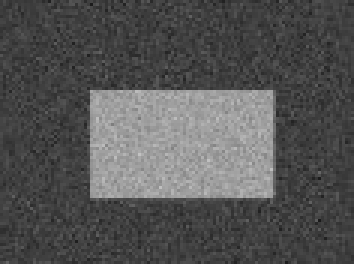
#> input picture pictures/noisy.jpg, 118 x 88 px, found by its file name (shown 3 times larger)
$ python '4.2.3-Otsu'"'"'s_Binarization.py'
#> lines starting #> are read from the running program, lines starting #| are printed output that depends on the picture; after the words box and inside, x2 and y2 are one past the last pixel; in counts of white or black regions, pixels touching at a corner belong together
# coding: utf-8
import numpy as np
from cv2 import cv2
import matplotlib.pyplot as plt

img = cv2.imread(r'pictures\noisy.jpg', 0)
#> img is the input picture: shape (88, 118); min 26, max 194, mean 84.2

# thresh v. 使脱粒
# global thresholding
ret_1, th_1 = cv2.threshold(img, 127, 255, cv2.THRESH_BINARY)
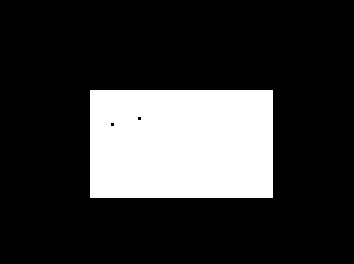
#> th_1: shape (88, 118) (shown 3 times larger); 21.1% white; 1 white region, box (x1, y1, x2, y2) and area: (30, 30, 91, 66) 2194

# Otsu's thresholding
ret_2, th_2 = cv2.threshold(img, 0, 255, cv2.THRESH_BINARY + cv2.THRESH_OTSU)
#> th_2: shape (88, 118); 21.2% white; 1 white region, box (x1, y1, x2, y2) and area: (30, 30, 92, 66) 2204
#> ret_2 = 111

# Otsu's thresholding after Gaussian filtering
blur = cv2.GaussianBlur(img, (5, 5), 0)
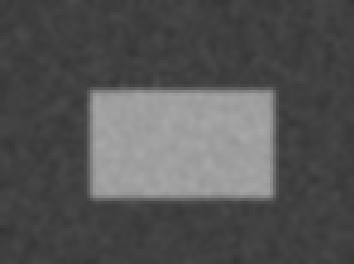
#> blur: shape (88, 118) (shown 3 times larger); min 51, max 168, mean 84.2
ret_3, th_3 = cv2.threshold(blur, 0, 255, cv2.THRESH_BINARY + cv2.THRESH_OTSU)
#> th_3: shape (88, 118); 21.2% white; 1 white region, box (x1, y1, x2, y2) and area: (30, 30, 92, 66) 2201
#> ret_3 = 110

# plot all the images and their histograms
images = [img, 0, th_1,
          img, 0, th_2,
          blur, 0, th_3]
titles = ['Original Noisy Image', 'Histogram', 'Global Thresholding (v=127)',
          'Original Noisy Image', 'Histogram', "Otsu's Thresholding",
          'Gaussian filtered Image', 'Histogram', "Otsu's Thresholding"]

for i in range(3):
    plt.subplot(3, 3, i*3+1), plt.imshow(images[i*3], 'gray')
    plt.title(titles[i*3+0]), plt.xticks([]), plt.yticks([])
    plt.subplot(3, 3, i*3+2), plt.hist(images[i*3].ravel(), 256)
    plt.title(titles[i*3+1]), plt.xticks([]), plt.yticks([])
    plt.subplot(3, 3, i*3+3), plt.imshow(images[i*3+2], 'gray')
    plt.title(titles[i*3+2]), plt.xticks([]), plt.yticks([])
plt.show()
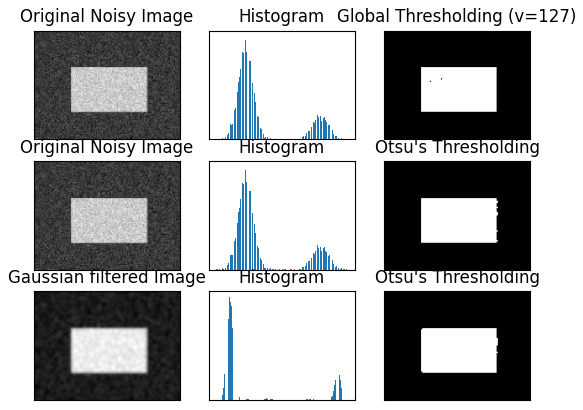
#> figure drawn by matplotlib, 9 panels

# plt.hist(x, bins=None, range=None, density=False, weights=None, cumulative=False, bottom=None, histtype='bar', align='mid', orientation='vertical', rwidth=None, log=False, color=None, label=None, stacked=False, *, data=None, **kwargs)
# Compute and draw the histogram of x. The return value is a tuple (n, bins, patches) or ([n0, n1, ...], bins, [patches0, patches1,...]) if the input contains multiple data. See the documentation of the weights parameter to draw a histogram of already-binned data.

# Multiple data can be provided via x as a list of datasets of potentially different length ([x0, x1, ...]), or as a 2-D ndarray in which each column is a dataset. Note that the ndarray form is transposed relative to the list form.

# Masked arrays are not supported.

# The bins, range, weights, and density parameters behave as in numpy.histogram.
